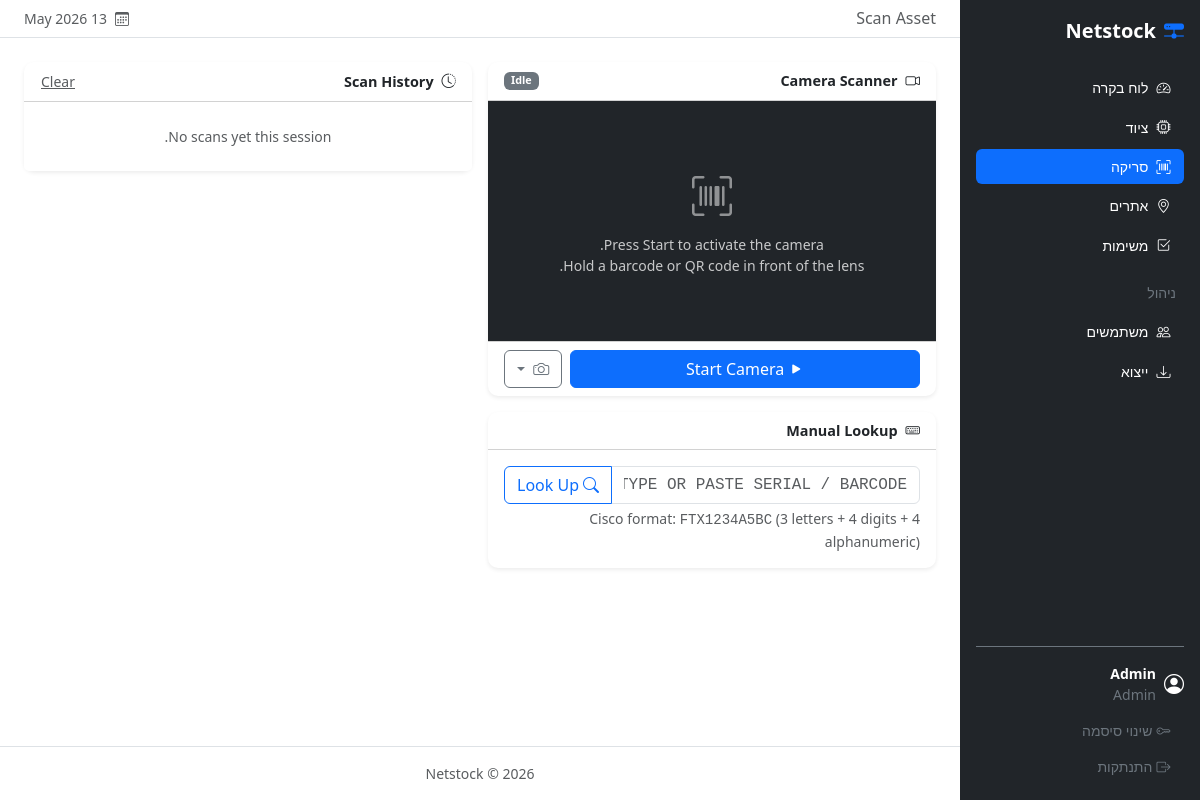
The app's page /scan/ (signed in) with its own data.
### app/models/user.py (models this page shows, shortened)
class User(UserMixin, db.Model):
    __tablename__ = 'users'
    id = db.Column(db.Integer, primary_key=True)
    name = db.Column(db.String(100), nullable=False)
    email = db.Column(db.String(150), unique=True, nullable=False)
    password_hash = db.Column(db.String(255), nullable=False)
    role = db.Column(db.Enum('admin', 'technician', 'viewer', name='user_role'),
                     nullable=False, default='technician')
    created_at = db.Column(db.DateTime, default=datetime.utcnow)
    assigned_assets = db.relationship('Asset', foreign_keys='Asset.assigned_to_id',
                                      backref='assignee', lazy='dynamic')
    events = db.relationship('AssetEvent', backref='performed_by_user', lazy='dynamic')
    tasks = db.relationship('Task', backref='assignee', lazy='dynamic')
    @property
    def is_admin(self):
        return self.role == 'admin'

### app/routes/scan.py (the view)
@scan_bp.route('/')
@login_required
def index():
    return render_template('scan/index.html')

### app/models/user.py (called while the page is built)
@login_manager.user_loader
def load_user(user_id):
    return User.query.get(int(user_id))

### app/templates/scan/index.html (shortened to what this page needs)
{% extends 'base.html' %}
{% block page_title %}Scan Asset{% endblock %}
{% block content %}
<div class="row justify-content-center g-3">
  <div class="col-12 col-lg-6">
    <div class="card border-0 shadow-sm mb-3">
      <div class="card-header bg-transparent d-flex justify-content-between align-items-center">
        <span class="fw-semibold"><i class="bi bi-camera-video me-2"></i>Camera Scanner</span>
        <span id="scanStatus" class="badge bg-secondary">Idle</span>
      </div>
      <div class="card-body p-0">
        <div id="cameraWrapper" class="position-relative bg-dark" style="min-height:240px;">
          <div id="cameraPlaceholder" class="position-absolute top-0 start-0 w-100 h-100 d-flex flex-column align-items-center justify-content-center text-white text-center p-4" style="min-height:240px;">
            <i class="bi bi-upc-scan fs-1 mb-2 opacity-50"></i>
            <p class="small opacity-75 mb-0">Press Start to activate the camera.<br>Hold a barcode or QR code in front of the lens.</p>
          </div>
        </div>
      </div>
      <div class="card-footer bg-transparent d-flex gap-2">
        <button id="btnStart" class="btn btn-primary flex-grow-1">
          <i class="bi bi-play-fill me-1"></i>Start Camera
        </button>
        <div class="dropdown">
          <button class="btn btn-outline-secondary dropdown-toggle" data-bs-toggle="dropdown" title="Camera">
            <i class="bi bi-camera"></i>
          </button>
        </div>
      </div>
    </div>
    <div class="card border-0 shadow-sm">
      <div class="card-header bg-transparent fw-semibold">
        <i class="bi bi-keyboard me-2"></i>Manual Lookup
      </div>
      <div class="card-body">
        <div class="input-group">
          <input type="text" id="manualInput" class="form-control text-uppercase font-monospace"
                 placeholder="Type or paste serial / barcode…" autocomplete="off" spellcheck="false">
          <button id="btnLookup" class="btn btn-outline-primary">
            <i class="bi bi-search me-1"></i>Look Up
          </button>
        </div>
        <div class="form-text">Cisco format: <span class="font-monospace">FTX1234A5BC</span> (3 letters + 4 digits + 4 alphanumeric)</div>
      </div>
    </div>
  </div>
  <div class="col-12 col-lg-6">
    <div class="card border-0 shadow-sm">
      <div class="card-header bg-transparent d-flex justify-content-between align-items-center">
        <span class="fw-semibold"><i class="bi bi-clock-history me-2"></i>Scan History</span>
        <button id="btnClearHistory" class="btn btn-sm btn-link text-muted p-0">Clear</button>
      </div>
      <div id="historyList" class="list-group list-group-flush">
        <div class="list-group-item text-muted text-center small py-4" id="historyEmpty">
          No scans yet this session.
        </div>
      </div>
    </div>
  </div>
</div>
{% endblock %}

### app/templates/base.html (shortened to what this page needs)
<!DOCTYPE html>
<html lang="he" dir="rtl">
<head>
  <link rel="stylesheet" href="https://cdn.jsdelivr.net/npm/bootstrap@5.3.3/dist/css/bootstrap.rtl.min.css" />
  <link rel="stylesheet" href="https://cdn.jsdelivr.net/npm/bootstrap-icons@1.11.3/font/bootstrap-icons.min.css" />
  <link rel="stylesheet" href="{{ url_for('static', filename='css/style.css') }}" />
</head>
<body>
<div class="d-flex">
  <nav id="sidebar" class="bg-dark text-white d-flex flex-column p-3">
    <a href="{{ url_for('main.dashboard') }}" class="navbar-brand text-white fw-bold fs-5 mb-4 d-flex align-items-center gap-2">
      <i class="bi bi-hdd-network-fill text-primary"></i> Netstock
    </a>
    <ul class="nav nav-pills flex-column gap-1 flex-grow-1">
      <li class="nav-item">
        <a href="{{ url_for('main.dashboard') }}"
           class="nav-link text-white {% if request.endpoint == 'main.dashboard' %}active{% endif %}">
          <i class="bi bi-speedometer2 me-2"></i>לוח בקרה
        </a>
      </li>
      <li class="nav-item">
        <a href="{{ url_for('assets.list_assets') }}"
           class="nav-link text-white {% if request.blueprint == 'assets' %}active{% endif %}">
          <i class="bi bi-cpu me-2"></i>ציוד
        </a>
      </li>
      <li class="nav-item">
        <a href="{{ url_for('scan.index') }}" class="nav-link text-white {% if request.blueprint == 'scan' %}active{% endif %}">
          <i class="bi bi-upc-scan me-2"></i>סריקה
        </a>
      </li>
      <li class="nav-item">
        <a href="{{ url_for('sites.list_sites') }}"
           class="nav-link text-white {% if request.blueprint == 'sites' %}active{% endif %}">
          <i class="bi bi-geo-alt me-2"></i>אתרים
        </a>
      </li>
      <li class="nav-item">
        <a href="{{ url_for('tasks.list_tasks') }}" class="nav-link text-white {% if request.blueprint == 'tasks' %}active{% endif %}">
          <i class="bi bi-check2-square me-2"></i>משימות
        </a>
      </li>
      {% if current_user.is_admin %}
      <li class="nav-item mt-2">
        <span class="nav-link text-secondary small text-uppercase px-2">ניהול</span>
      </li>
      <li class="nav-item">
        <a href="{{ url_for('admin.users') }}"
           class="nav-link text-white {% if request.endpoint == 'admin.users' or request.endpoint == 'admin.new_user' or request.endpoint == 'admin.edit_user' %}active{% endif %}">
          <i class="bi bi-people me-2"></i>משתמשים
        </a>
      </li>
      <li class="nav-item">
        <a href="{{ url_for('admin.export') }}"
           class="nav-link text-white {% if request.endpoint == 'admin.export' %}active{% endif %}">
          <i class="bi bi-download me-2"></i>ייצוא
        </a>
      </li>
      {% endif %}
    </ul>
    <div class="mt-auto border-top border-secondary pt-3">
      <div class="d-flex align-items-center gap-2 mb-2 small text-secondary">
        <i class="bi bi-person-circle fs-5 text-white"></i>
        <div>
          <div class="text-white fw-semibold">{{ current_user.name }}</div>
          <div class="text-capitalize">{{ current_user.role }}</div>
        </div>
      </div>
      <a href="{{ url_for('auth.change_password') }}" class="nav-link text-secondary small">
        <i class="bi bi-key me-1"></i>שינוי סיסמה
      </a>
      <a href="{{ url_for('auth.logout') }}" class="nav-link text-secondary small">
        <i class="bi bi-box-arrow-right me-1"></i>התנתקות
      </a>
    </div>
  </nav>
  <div class="flex-grow-1 d-flex flex-column min-vh-100">
    <header class="bg-white border-bottom px-4 py-2 d-flex align-items-center justify-content-between sticky-top">
      <h6 class="mb-0 text-muted fw-normal">{% block page_title %}{% endblock %}</h6>
      <div class="d-flex align-items-center gap-2 small text-muted">
        <i class="bi bi-calendar3"></i>{{ now.strftime('%d %b %Y') }}
      </div>
    </header>
    <main class="flex-grow-1 p-4">
      {% block content %}{% endblock %}
    </main>
    <footer class="text-center text-muted small py-3 border-top">
      Netstock &copy; {{ now.year }}
    </footer>
  </div>
</div>
</body>
</html>

### app/static/css/style.css (style rules this page uses)
#sidebar { width: 240px; min-height: 100vh; position: sticky; top: 0; height: 100vh; overflow-y: auto; flex-shrink: 0; }
#sidebar .nav-link { border-radius: 6px; font-size: 0.875rem; padding: 0.45rem 0.85rem; transition: background-color 0.15s; }
#sidebar .nav-link.active { background-color: var(--bs-primary); }
.card { border-radius: 10px; }
.card-header { border-radius: 10px 10px 0 0 !important; font-size: 0.9rem; }

### records on screen
User: name "Admin", role "Admin", strftime "13 May 2026"
